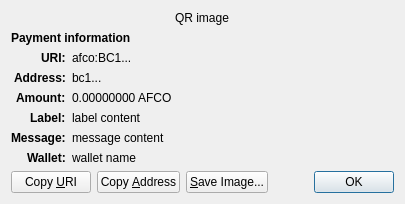
<?xml version="1.0" encoding="UTF-8"?>
<ui version="4.0">
 <class>ReceiveRequestDialog</class>
 <widget class="QDialog" name="ReceiveRequestDialog">
  <property name="geometry">
   <rect>
    <x>0</x>
    <y>0</y>
    <width>413</width>
    <height>229</height>
   </rect>
  </property>
  <property name="windowTitle">
   <string>Request payment to ...</string>
  </property>
  <layout class="QGridLayout" name="gridLayout" columnstretch="0,1">
   <property name="sizeConstraint">
    <enum>QLayout::SetFixedSize</enum>
   </property>
   <item row="0" column="0" colspan="2" alignment="Qt::AlignHCenter">
    <widget class="QRImageWidget" name="qr_code">
     <property name="text">
      <string notr="true">QR image</string>
     </property>
     <property name="textInteractionFlags">
      <set>Qt::NoTextInteraction</set>
     </property>
    </widget>
   </item>
   <item row="1" column="0" colspan="2">
    <widget class="QLabel" name="payment_header">
     <property name="font">
      <font>
       <weight>75</weight>
       <bold>true</bold>
      </font>
     </property>
     <property name="text">
      <string>Payment information</string>
     </property>
     <property name="textInteractionFlags">
      <set>Qt::NoTextInteraction</set>
     </property>
    </widget>
   </item>
   <item row="2" column="0" alignment="Qt::AlignRight|Qt::AlignTop">
    <widget class="QLabel" name="uri_tag">
     <property name="font">
      <font>
       <weight>75</weight>
       <bold>true</bold>
      </font>
     </property>
     <property name="text">
      <string notr="true">URI:</string>
     </property>
     <property name="textFormat">
      <enum>Qt::PlainText</enum>
     </property>
     <property name="textInteractionFlags">
      <set>Qt::NoTextInteraction</set>
     </property>
    </widget>
   </item>
   <item row="2" column="1" alignment="Qt::AlignTop">
    <widget class="QLabel" name="uri_content">
     <property name="text">
      <string notr="true">afco:BC1...</string>
     </property>
     <property name="textFormat">
      <enum>Qt::RichText</enum>
     </property>
     <property name="wordWrap">
      <bool>true</bool>
     </property>
     <property name="textInteractionFlags">
      <set>Qt::TextSelectableByMouse</set>
     </property>
    </widget>
   </item>
   <item row="3" column="0" alignment="Qt::AlignRight|Qt::AlignTop">
    <widget class="QLabel" name="address_tag">
     <property name="font">
      <font>
       <weight>75</weight>
       <bold>true</bold>
      </font>
     </property>
     <property name="text">
      <string>Address:</string>
     </property>
     <property name="textInteractionFlags">
      <set>Qt::NoTextInteraction</set>
     </property>
    </widget>
   </item>
   <item row="3" column="1" alignment="Qt::AlignTop">
    <widget class="QLabel" name="address_content">
     <property name="text">
      <string notr="true">bc1...</string>
     </property>
     <property name="textFormat">
      <enum>Qt::PlainText</enum>
     </property>
     <property name="textInteractionFlags">
      <set>Qt::TextSelectableByMouse</set>
     </property>
    </widget>
   </item>
   <item row="4" column="0" alignment="Qt::AlignRight|Qt::AlignTop">
    <widget class="QLabel" name="amount_tag">
     <property name="font">
      <font>
       <weight>75</weight>
       <bold>true</bold>
      </font>
     </property>
     <property name="text">
      <string>Amount:</string>
     </property>
     <property name="textInteractionFlags">
      <set>Qt::NoTextInteraction</set>
     </property>
    </widget>
   </item>
   <item row="4" column="1" alignment="Qt::AlignTop">
    <widget class="QLabel" name="amount_content">
     <property name="text">
      <string notr="true">0.00000000 AFCO</string>
     </property>
     <property name="textFormat">
      <enum>Qt::PlainText</enum>
     </property>
     <property name="textInteractionFlags">
      <set>Qt::TextSelectableByMouse</set>
     </property>
    </widget>
   </item>
   <item row="5" column="0" alignment="Qt::AlignRight|Qt::AlignTop">
    <widget class="QLabel" name="label_tag">
     <property name="font">
      <font>
       <weight>75</weight>
       <bold>true</bold>
      </font>
     </property>
     <property name="text">
      <string>Label:</string>
     </property>
     <property name="textInteractionFlags">
      <set>Qt::NoTextInteraction</set>
     </property>
    </widget>
   </item>
   <item row="5" column="1" alignment="Qt::AlignTop">
    <widget class="QLabel" name="label_content">
     <property name="text">
      <string notr="true">label content</string>
     </property>
     <property name="textFormat">
      <enum>Qt::PlainText</enum>
     </property>
     <property name="wordWrap">
      <bool>true</bool>
     </property>
     <property name="textInteractionFlags">
      <set>Qt::TextSelectableByMouse</set>
     </property>
    </widget>
   </item>
   <item row="6" column="0" alignment="Qt::AlignRight|Qt::AlignTop">
    <widget class="QLabel" name="message_tag">
     <property name="font">
      <font>
       <weight>75</weight>
       <bold>true</bold>
      </font>
     </property>
     <property name="text">
      <string>Message:</string>
     </property>
     <property name="textInteractionFlags">
      <set>Qt::NoTextInteraction</set>
     </property>
    </widget>
   </item>
   <item row="6" column="1" alignment="Qt::AlignTop">
    <widget class="QLabel" name="message_content">
     <property name="text">
      <string notr="true">message content</string>
     </property>
     <property name="textFormat">
      <enum>Qt::PlainText</enum>
     </property>
     <property name="wordWrap">
      <bool>true</bool>
     </property>
     <property name="textInteractionFlags">
      <set>Qt::TextSelectableByMouse</set>
     </property>
    </widget>
   </item>
   <item row="7" column="0" alignment="Qt::AlignRight|Qt::AlignTop">
    <widget class="QLabel" name="wallet_tag">
     <property name="font">
      <font>
       <weight>75</weight>
       <bold>true</bold>
      </font>
     </property>
     <property name="text">
      <string>Wallet:</string>
     </property>
     <property name="textInteractionFlags">
      <set>Qt::NoTextInteraction</set>
     </property>
    </widget>
   </item>
   <item row="7" column="1" alignment="Qt::AlignTop">
    <widget class="QLabel" name="wallet_content">
     <property name="text">
      <string notr="true">wallet name</string>
     </property>
     <property name="textFormat">
      <enum>Qt::PlainText</enum>
     </property>
     <property name="wordWrap">
      <bool>true</bool>
     </property>
     <property name="textInteractionFlags">
      <set>Qt::TextSelectableByMouse</set>
     </property>
    </widget>
   </item>
   <item row="8" column="0" colspan="2">
    <layout class="QHBoxLayout" name="horizontalLayout">
     <item>
      <widget class="QPushButton" name="btnCopyURI">
       <property name="text">
        <string>Copy &amp;URI</string>
       </property>
       <property name="autoDefault">
        <bool>false</bool>
       </property>
      </widget>
     </item>
     <item>
      <widget class="QPushButton" name="btnCopyAddress">
       <property name="text">
        <string>Copy &amp;Address</string>
       </property>
       <property name="autoDefault">
        <bool>false</bool>
       </property>
      </widget>
     </item>
     <item>
      <widget class="QPushButton" name="btnSaveAs">
       <property name="text">
        <string>&amp;Save Image...</string>
       </property>
       <property name="autoDefault">
        <bool>false</bool>
       </property>
      </widget>
     </item>
     <item>
      <spacer name="horizontalSpacer_2">
       <property name="orientation">
        <enum>Qt::Horizontal</enum>
       </property>
       <property name="sizeHint" stdset="0">
        <size>
         <width>40</width>
         <height>20</height>
        </size>
       </property>
      </spacer>
     </item>
     <item>
      <widget class="QDialogButtonBox" name="buttonBox">
       <property name="focusPolicy">
        <enum>Qt::StrongFocus</enum>
       </property>
       <property name="standardButtons">
        <set>QDialogButtonBox::Ok</set>
       </property>
      </widget>
     </item>
    </layout>
   </item>
  </layout>
 </widget>
 <customwidgets>
  <customwidget>
   <class>QRImageWidget</class>
   <extends>QLabel</extends>
   <header>qt/qrimagewidget.h</header>
  </customwidget>
 </customwidgets>
 <tabstops>
  <tabstop>buttonBox</tabstop>
  <tabstop>btnCopyURI</tabstop>
  <tabstop>btnCopyAddress</tabstop>
  <tabstop>btnSaveAs</tabstop>
 </tabstops>
 <resources/>
 <connections>
  <connection>
   <sender>buttonBox</sender>
   <signal>accepted()</signal>
   <receiver>ReceiveRequestDialog</receiver>
   <slot>accept()</slot>
   <hints>
    <hint type="sourcelabel">
     <x>135</x>
     <y>230</y>
    </hint>
    <hint type="destinationlabel">
     <x>135</x>
     <y>126</y>
    </hint>
   </hints>
  </connection>
 </connections>
</ui>
